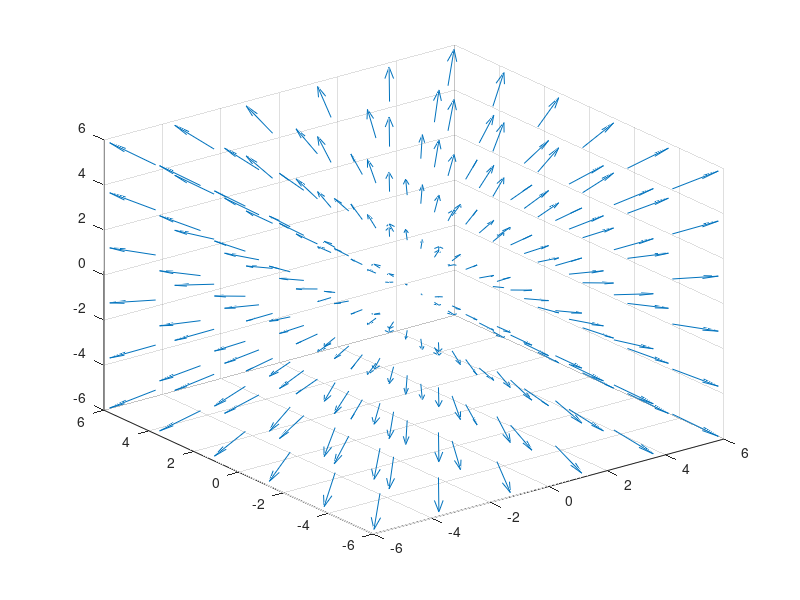

The MATLAB source for this figure:
%%Generate vector field
% user defines dimensions
% user defines function

[X,Y] = meshgrid(-5:0.4:5);
Z = sin(X).*cos(Y);

[U,V,W] = surfnorm(Z);

% quiver3(-Z,U,V,W);

surf(Z), hold on, quiver(U,V,'r'), hold off




%%
%Generate scalar field
[X,Y] = meshgrid(-5:0.1:5);
Z = sin(X).*cos(Y);

surf(X,Y,Z);
%div 
%%
%grad

[X,Y] = meshgrid(-5:0.1:5);
Z = sin(X).*cos(Y);

[px,py] = gradient(Z);

contour(Z), hold on, quiver(px,py), hold off

%%
[X,Y,Z] = meshgrid(-5:2:5);
A = X.^2 + Y.^2 + Z.^2;
[px,py,pz] = gradient(A);
quiver3(X,Y,Z,px,py,pz);

% quiver3(px,py,pz);

%curl
%plot